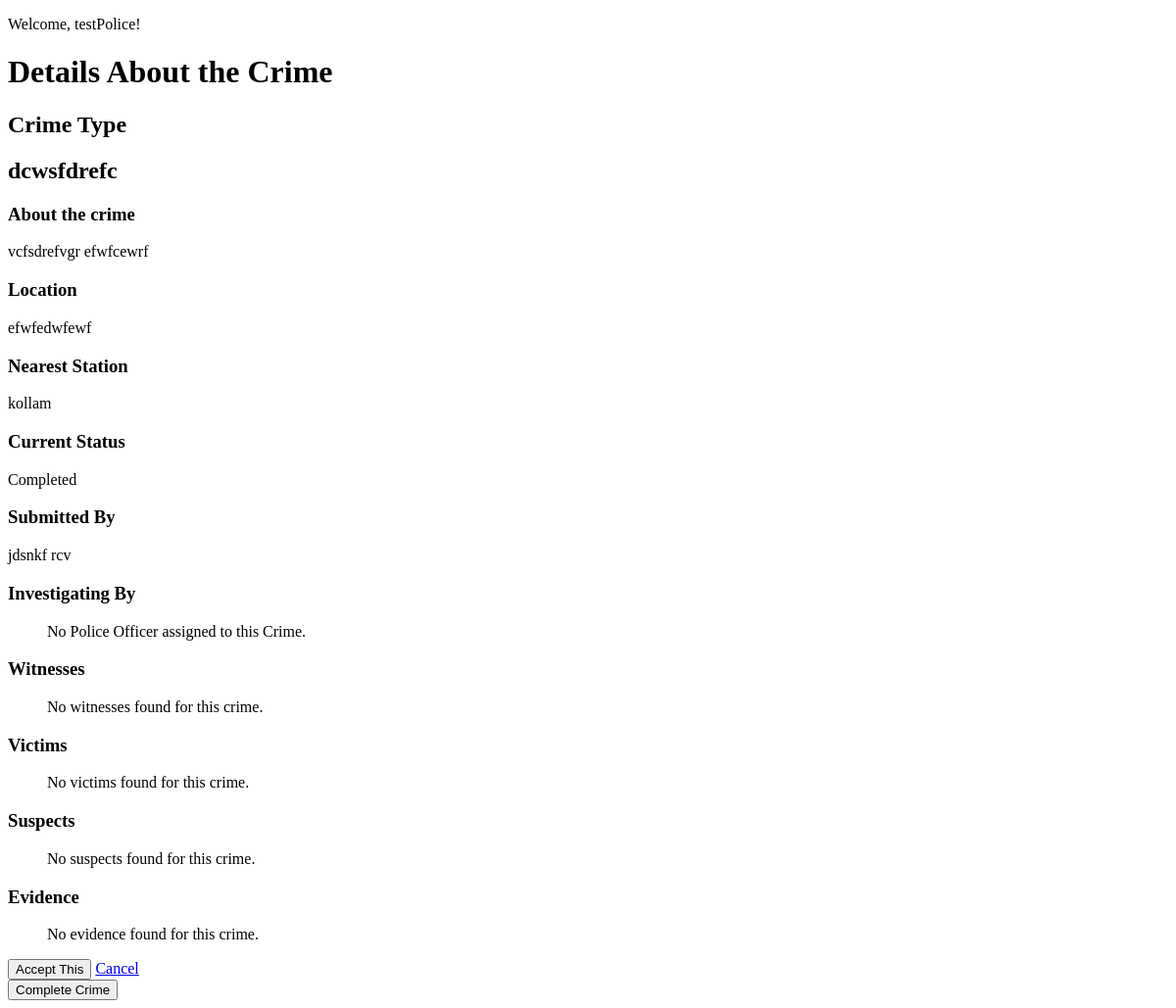
The app's page /police/crimeDetail/1 (signed in), older data.
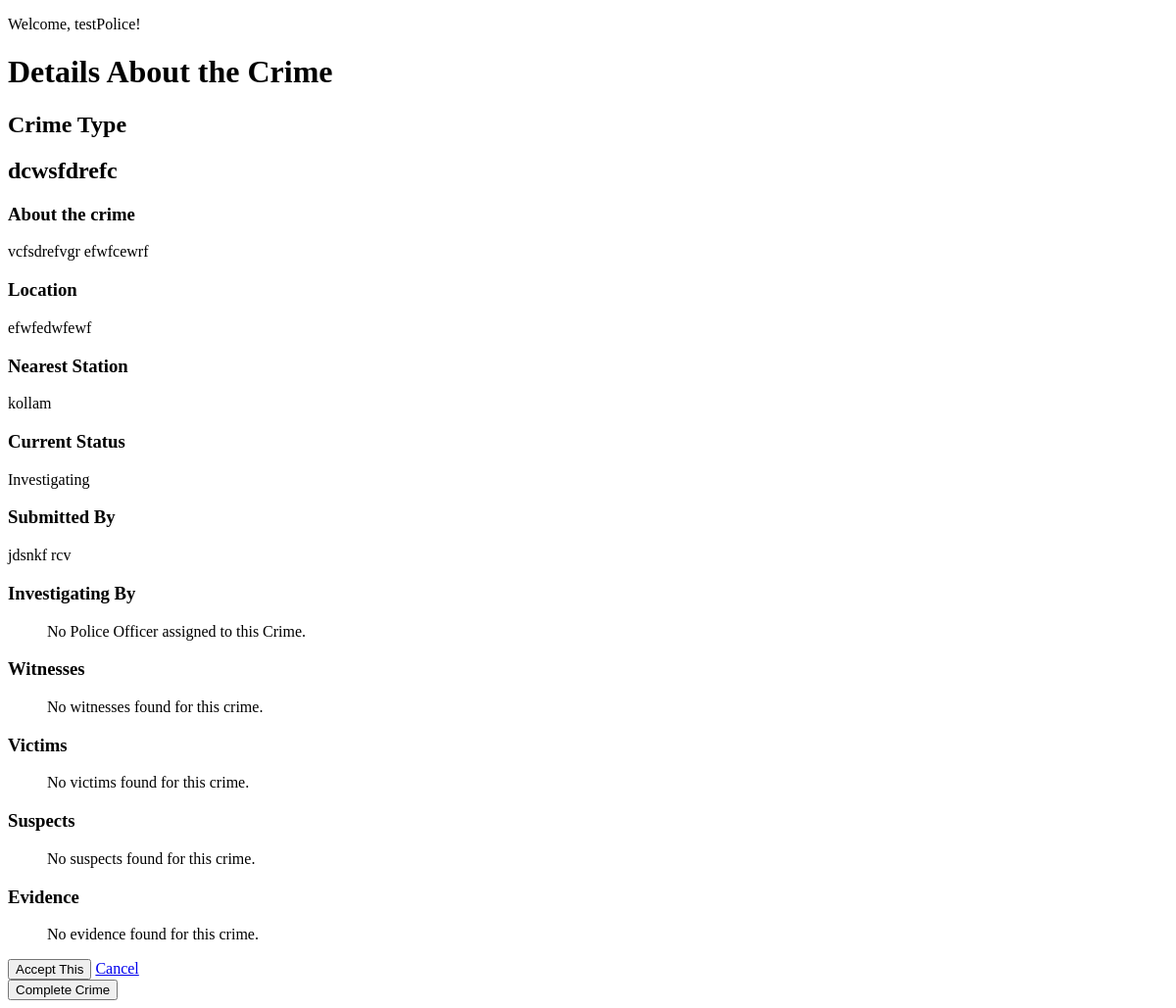
The same page, newer data.
### police/models.py (models this page shows, shortened)
class Crime(models.Model):
    statusChoice = [
        ("Completed", "Completed"),
        ("Investigating", "Investigating"),
        ("Request Pending", "Request Pending"),
    ]
    crime_type = models.CharField(max_length=50)
    description = models.TextField()
    location = models.CharField(max_length=50)
    station = models.ForeignKey(Station, on_delete=models.CASCADE)
    status = models.CharField(max_length=50, choices=statusChoice)
    submitted_by = models.ForeignKey(CivilianModel, on_delete=models.CASCADE)

class Station(models.Model):
    location = models.CharField(max_length=100)
    number_of_officers = models.PositiveIntegerField(default=0)
    phone_number = models.CharField(max_length=15)
    def __str__(self):
        return self.location

### civilian/models.py (models this page shows)
class CivilianModel(models.Model):
    name = models.CharField(max_length=50)
    date_of_birth = models.DateField(null=True, blank=True)
    city = models.CharField(max_length=50)
    street = models.CharField(max_length=50)
    state = models.CharField(max_length=50)
    user = models.OneToOneField(CustomUser, on_delete=models.CASCADE)
    def __str__(self):
        return self.name

### police/views.py (the view)
# urls.py: path("crimeDetail/<int:pk>", views.view_crime_details, name="crime"),
@login_required(login_url="policeLogin")
@user_passes_test(is_police, login_url="policeLogin")
def view_crime_details(
    request, pk
):  # later check if the current police has already selected one crime
    crime = Crime.objects.get(pk=pk)
    if request.method == "POST":
        police = PoliceModel.objects.get(user=request.user)
        if police.current_crime is not None:
            return render(
                request,
                "police_template/confirmCurrentCrimeChange.html",
                {"crime": crime},
            )
        police.current_crime = crime
        police.save()
        crime.status = "Investigating"
        crime.save()
        messages.success(request, f"The crime {crime} has been selected ")
        return redirect("policeHome")
    else:
        police = PoliceModel.objects.filter(current_crime=crime)
        witnesses = Witness.objects.filter(crime=crime)
        victims = Victim.objects.filter(crime=crime)
        suspects = Suspect.objects.filter(crime=crime)
        evidences = Evidence.objects.filter(crime=crime)
        return render(
            request,
            "police_template/crimeDetails.html",
            {
                "crime": crime,
                "police": police,
                "witnesses": witnesses,
                "victims": victims,
                "suspects": suspects,
                "evidences": evidences,
            },
        )

### police/views.py (called while the page is built)
def is_police(user):
    return user.user_type == "Police"

### templates/police_template/crimeDetails.html (shortened to what this page needs)
<!DOCTYPE html>
<html lang="en">
<head>
</head>
<body>
    <p>Welcome, {{request.user.username}}!</p>
    <h1>Details About the Crime</h2>
    <h2>Crime Type</h2>
    <h2>{{crime.crime_type}}</h2>
    <h3>About the crime</h3>
    <p>{{crime.description}}</p>
    <h3>Location</h3>
    <p>{{crime.location}}</p>
    <h3>Nearest Station</h3>
    <p>{{crime.station}}</p>
    <h3>Current Status</h3>
    <p>{{crime.status}}</p>
    <h3>Submitted By</h3>
    <p>{{crime.submitted_by}}</p>
    <h3>Investigating By</h3>
    <ul>
        {% if police %}
            {% for officer in police %}
                <li>{{officer.first_name}} {{officer.last_name}}</li>
            {% endfor %}
        {% else %}
            <p>No Police Officer assigned to this Crime.</p>
        {% endif %}
    </ul>
    <h3>Witnesses</h3>
    <ul>
        {% if witnesses %}
            {% for witness in witnesses %}
                <li><a href="{% url 'witnessDetail' witness.id %}">{{ witness.first_name }} {{ witness.last_name }}</a></li>
            {% endfor %}
        {% else %}
            <p>No witnesses found for this crime.</p>
        {% endif %}
    </ul>
    <h3>Victims</h3>
    <ul>
        {% if victims %}
            {% for victim in victims %}
                <li><a href="{% url 'victimDetail' victim.id %}">{{ victim.first_name }} {{ victim.last_name }}</a></li>
            {% endfor %}
        {% else %}
            <p>No victims found for this crime.</p>
        {% endif %}
    </ul>
    <h3>Suspects</h3>
    <ul>
        {% if suspects %}
            {% for suspect in suspects %}
            <li><a href="{% url 'suspectDetail' suspect.id %}">{{ suspect.first_name }} {{ suspect.last_name }}</a></li>
            {% endfor %}
        {% else %}
            <p>No suspects found for this crime.</p>
        {% endif %}
    </ul>
    <h3>Evidence</h3>
    <ul>
        {% if evidences %}
            {% for evidence in evidences %}
                <li><a href="{% url 'evidenceDetail' evidence.id %}">{{ evidence.name }}</li></a>
            {% endfor %}
        {% else %}
            <p>No evidence found for this crime.</p>
        {% endif %}
    </ul>
    <form method="Post",action="">{% csrf_token %}
        <input type="submit" value="Accept This">
        <a href="{% url 'pendingCrimes' %}">Cancel </a>
    </form>
    <a href= "{% url 'completeCrime' %}"><button>Complete Crime</button></a>
</body>
</html>

Row changes from the older to the newer data that the page shows:
changed Crime "dcwsfdrefc": status "Completed" → "Investigating"
